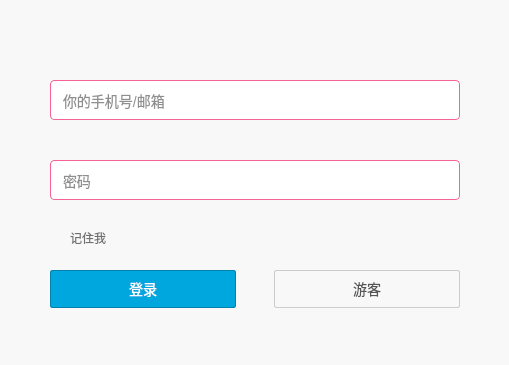
<?xml version="1.0" encoding="UTF-8"?>
<ui version="4.0">
 <class>bilimiaoClass</class>
 <widget class="QDialog" name="bilimiaoClass">
  <property name="geometry">
   <rect>
    <x>0</x>
    <y>0</y>
    <width>509</width>
    <height>365</height>
   </rect>
  </property>
  <property name="windowTitle">
   <string>bilimiao</string>
  </property>
  <property name="styleSheet">
   <string notr="true">#bilimiaoClass{

	
	background-color: rgb(248, 248, 248);
}</string>
  </property>
  <widget class="QLineEdit" name="lineEdit">
   <property name="geometry">
    <rect>
     <x>50</x>
     <y>80</y>
     <width>410</width>
     <height>40</height>
    </rect>
   </property>
   <property name="styleSheet">
    <string notr="true">
	/* Font &amp; Text */
	font-family: &quot;Helvetica Neue&quot;, Helvetica, Arial, &quot;Microsoft Yahei&quot;, &quot;Hiragino Sans GB&quot;, &quot;Heiti SC&quot;, &quot;WenQuanYi Micro Hei&quot;, sans-serif;
	font-size: 14px;
	font-style: normal;
	font-variant: normal;
	font-weight: normal;
	letter-spacing: normal;
	line-height: normal;
	text-decoration: none solid rgb(170, 170, 200);
	text-align: start;
	text-indent: 0px;
	text-transform: none;
	vertical-align: middle;
	white-space: normal;
	word-spacing: 0px;

	/* Color &amp; Background */
	background-attachment: scroll;
	background-color: rgb(255, 255, 255);
	background-image: none;
	background-position: 0% 0%;
	background-repeat: repeat;
color: rgb(30, 30, 30);

	/* Box */
	height: 18px;
	width: 388px;
	border: 1px solid rgb(246, 100, 149);
	border-top: 1px solid rgb(246, 100, 149);
	border-right: 1px solid rgb(246, 100, 149);
	border-bottom: 1px solid rgb(246, 100, 149);
	border-left: 1px solid rgb(246, 100, 149);
	margin: 0px;
	padding: 10px;
	max-height: none;
	min-height: 0px;
	max-width: none;
	min-width: 0px;

	/* Positioning */
	position: static;
	top: auto;
	bottom: auto;
	right: auto;
	left: auto;
	float: none;
	display: inline-block;
	clear: none;
	z-index: auto;

	/* List */
	list-style-image: none;
	list-style-type: none;
	list-style-position: outside;

	/* Table */
	border-collapse: separate;
	border-spacing: 0px 0px;
	caption-side: top;
	empty-cells: show;
	table-layout: auto;

	/* Miscellaneous */
	overflow: visible;
	cursor: auto;
	visibility: visible;

	/* Effects */
	transform: none;
	transition: all 0s ease 0s;
	outline: rgb(255, 0, 0) dashed 1px;
	outline-offset: -2px;
	box-sizing: content-box;
	resize: none;
	text-shadow: none;
	text-overflow: clip;
	word-wrap: normal;
	box-shadow: none;
	border-top-left-radius: 4px;
	border-top-right-radius: 4px;
	border-bottom-left-radius: 4px;
	border-bottom-right-radius: 4px;
</string>
   </property>
   <property name="text">
    <string/>
   </property>
   <property name="placeholderText">
    <string>你的手机号/邮箱</string>
   </property>
  </widget>
  <widget class="QLineEdit" name="lineEdit_2">
   <property name="geometry">
    <rect>
     <x>50</x>
     <y>160</y>
     <width>410</width>
     <height>40</height>
    </rect>
   </property>
   <property name="styleSheet">
    <string notr="true">
	/* Font &amp; Text */
	font-family: &quot;Helvetica Neue&quot;, Helvetica, Arial, &quot;Microsoft Yahei&quot;, &quot;Hiragino Sans GB&quot;, &quot;Heiti SC&quot;, &quot;WenQuanYi Micro Hei&quot;, sans-serif;
	font-size: 14px;
	font-style: normal;
	font-variant: normal;
	font-weight: normal;
	letter-spacing: normal;
	line-height: normal;
	text-decoration: none solid rgb(170, 170, 170);
	text-align: start;
	text-indent: 0px;
	text-transform: none;
	vertical-align: middle;
	white-space: normal;
	word-spacing: 0px;

	/* Color &amp; Background */
	background-attachment: scroll;
	background-color: rgb(255, 255, 255);
	background-image: none;
	background-position: 0% 0%;
	background-repeat: repeat;
color: rgb(30, 30, 30);
	/* Box */
	height: 18px;
	width: 388px;
	border: 1px solid rgb(246, 100, 149);
	border-top: 1px solid rgb(246, 100, 149);
	border-right: 1px solid rgb(246, 100, 149);
	border-bottom: 1px solid rgb(246, 100, 149);
	border-left: 1px solid rgb(246, 100, 149);
	margin: 0px;
	padding: 10px;
	max-height: none;
	min-height: 0px;
	max-width: none;
	min-width: 0px;

	/* Positioning */
	position: static;
	top: auto;
	bottom: auto;
	right: auto;
	left: auto;
	float: none;
	display: inline-block;
	clear: none;
	z-index: auto;

	/* List */
	list-style-image: none;
	list-style-type: none;
	list-style-position: outside;

	/* Table */
	border-collapse: separate;
	border-spacing: 0px 0px;
	caption-side: top;
	empty-cells: show;
	table-layout: auto;

	/* Miscellaneous */
	overflow: visible;
	cursor: auto;
	visibility: visible;

	/* Effects */
	transform: none;
	transition: all 0s ease 0s;
	outline: rgb(255, 0, 0) dashed 1px;
	outline-offset: -2px;
	box-sizing: content-box;
	resize: none;
	text-shadow: none;
	text-overflow: clip;
	word-wrap: normal;
	box-shadow: none;
	border-top-left-radius: 4px;
	border-top-right-radius: 4px;
	border-bottom-left-radius: 4px;
	border-bottom-right-radius: 4px;
</string>
   </property>
   <property name="text">
    <string/>
   </property>
   <property name="echoMode">
    <enum>QLineEdit::Password</enum>
   </property>
   <property name="placeholderText">
    <string>密码</string>
   </property>
  </widget>
  <widget class="QPushButton" name="b_load">
   <property name="geometry">
    <rect>
     <x>50</x>
     <y>270</y>
     <width>186</width>
     <height>38</height>
    </rect>
   </property>
   <property name="cursor">
    <cursorShape>PointingHandCursor</cursorShape>
   </property>
   <property name="styleSheet">
    <string notr="true">QPushButton{
	/* Font &amp; Text */
	font-family: &quot;Helvetica Neue&quot;, Helvetica, Arial, &quot;Microsoft Yahei&quot;, &quot;Hiragino Sans GB&quot;, &quot;Heiti SC&quot;, &quot;WenQuanYi Micro Hei&quot;, sans-serif;
	font-size: 14px;
	font-style: normal;
	font-variant: normal;
	font-weight: normal;
	letter-spacing: normal;
	line-height: 38px;
	text-decoration: none solid rgb(255, 255, 255);
	text-align: center;
	text-indent: 0px;
	text-transform: none;
	vertical-align: baseline;
	white-space: normal;
	word-spacing: 0px;

	/* Color &amp; Background */
	background-attachment: scroll;
	background-color: rgb(0, 167, 222);
	background-image: none;
	background-position: 0% 0%;
	background-repeat: repeat;
	color: rgb(255, 255, 255);

	/* Box */
	height: 36px;
	width: 184px;
	border: 1px solid rgb(3, 129, 170);
	border-top: 1px solid rgb(3, 129, 170);
	border-right: 1px solid rgb(3, 129, 170);
	border-bottom: 1px solid rgb(3, 129, 170);
	border-left: 1px solid rgb(3, 129, 170);
	margin: 0px;
	padding: 0px;
	max-height: none;
	min-height: 0px;
	max-width: none;
	min-width: 0px;

	/* Positioning */
	position: static;
	top: auto;
	bottom: auto;
	right: auto;
	left: auto;
	float: none;
	display: inline-block;
	clear: none;
	z-index: auto;

	/* List */
	list-style-image: none;
	list-style-type: none;
	list-style-position: outside;

	/* Table */
	border-collapse: separate;
	border-spacing: 0px 0px;
	caption-side: top;
	empty-cells: show;
	table-layout: auto;

	/* Miscellaneous */
	overflow: visible;
	cursor: pointer;
	visibility: visible;

	/* Effects */
	transform: none;
	transition: all 0.3s ease 0s;
	outline: rgb(255, 255, 255) dashed 0px;
	outline-offset: 0px;
	box-sizing: content-box;
	resize: none;
	text-shadow: none;
	text-overflow: clip;
	word-wrap: normal;
	box-shadow: none;
	border-top-left-radius: 2px;
	border-top-right-radius: 2px;
	border-bottom-left-radius: 2px;
	border-bottom-right-radius: 2px;
}
QPushButton:hover {

	background-color: rgb(0, 190, 231);

}</string>
   </property>
   <property name="text">
    <string>登录</string>
   </property>
  </widget>
  <widget class="QPushButton" name="b_youke">
   <property name="geometry">
    <rect>
     <x>240</x>
     <y>270</y>
     <width>220</width>
     <height>38</height>
    </rect>
   </property>
   <property name="cursor">
    <cursorShape>PointingHandCursor</cursorShape>
   </property>
   <property name="styleSheet">
    <string notr="true">QPushButton{
	/* Font &amp; Text */
	font-family: &quot;Helvetica Neue&quot;, Helvetica, Arial, &quot;Microsoft Yahei&quot;, &quot;Hiragino Sans GB&quot;, &quot;Heiti SC&quot;, &quot;WenQuanYi Micro Hei&quot;, sans-serif;
	font-size: 14px;
	font-style: normal;
	font-variant: normal;
	font-weight: normal;
	letter-spacing: normal;
	line-height: 38px;
	text-decoration: none solid rgb(85, 85, 85);
	text-align: center;
	text-indent: 0px;
	text-transform: none;
	vertical-align: baseline;
	white-space: normal;
	word-spacing: 0px;

	/* Color &amp; Background */
	background-attachment: scroll;
	background-color: rgba(0, 0, 0, 0);
	background-image: none;
	background-position: 0% 0%;
	background-repeat: repeat;
	color: rgb(85, 85, 85);

	/* Box */
	height: 36px;
	width: 184px;
	border: 1px solid rgb(204, 204, 204);
	border-top: 1px solid rgb(204, 204, 204);
	border-right: 1px solid rgb(204, 204, 204);
	border-bottom: 1px solid rgb(204, 204, 204);
	border-left: 1px solid rgb(204, 204, 204);
	margin: 0px 0px 0px 34px;
	padding: 0px;
	max-height: none;
	min-height: 0px;
	max-width: none;
	min-width: 0px;

	/* Positioning */
	position: static;
	top: auto;
	bottom: auto;
	right: auto;
	left: auto;
	float: none;
	display: inline-block;
	clear: none;
	z-index: auto;

	/* List */
	list-style-image: none;
	list-style-type: none;
	list-style-position: outside;

	/* Table */
	border-collapse: separate;
	border-spacing: 0px 0px;
	caption-side: top;
	empty-cells: show;
	table-layout: auto;

	/* Miscellaneous */
	overflow: visible;
	cursor: pointer;
	visibility: visible;

	/* Effects */
	transform: none;
	transition: all 0.3s ease 0s;
	outline: rgb(85, 85, 85) dashed 0px;
	outline-offset: 0px;
	box-sizing: content-box;
	resize: none;
	text-shadow: none;
	text-overflow: clip;
	word-wrap: normal;
	box-shadow: none;
	border-top-left-radius: 2px;
	border-top-right-radius: 2px;
	border-bottom-left-radius: 2px;
	border-bottom-right-radius: 2px;
}
QPushButton:hover {

	background-color: rgb(247, 247, 247);

}</string>
   </property>
   <property name="text">
    <string>游客</string>
   </property>
  </widget>
  <widget class="QPushButton" name="b_close">
   <property name="geometry">
    <rect>
     <x>465</x>
     <y>-1</y>
     <width>46</width>
     <height>28</height>
    </rect>
   </property>
   <property name="minimumSize">
    <size>
     <width>46</width>
     <height>28</height>
    </size>
   </property>
   <property name="maximumSize">
    <size>
     <width>46</width>
     <height>28</height>
    </size>
   </property>
   <property name="cursor">
    <cursorShape>PointingHandCursor</cursorShape>
   </property>
   <property name="styleSheet">
    <string notr="true">QPushButton:hover {

	background-color: rgb(232, 17, 35);

}
QPushButton {
	/* Font &amp; Text */
	font-family: Lato, &quot;Lucida Grande&quot;, &quot;Lucida Sans Unicode&quot;, Tahoma, sans-serif;
	font-size: 15px;
	font-style: normal;
	font-variant: normal;
	font-weight: normal;
	letter-spacing: normal;
	line-height: 18px;
	text-decoration: none solid rgb(255, 255, 255);
	text-align: center;
	text-indent: 0px;
	text-transform: none;
	vertical-align: baseline;
	white-space: nowrap;
	word-spacing: 0px;

	/* Color &amp; Background */
	background-attachment: scroll;
	
	background-image: none;
	background-position: 0% 0%;
	background-repeat: repeat;
	color: rgb(255, 255, 255);

	/* Box */
	
	border: 3px solid rgba(0, 0, 0, 0);
	border-top: 3px solid rgba(0, 0, 0, 0);
	border-right: 3px solid rgba(0, 0, 0, 0);
	border-bottom: 3px solid rgba(0, 0, 0, 0);
	border-left: 3px solid rgba(0, 0, 0, 0);


	/* Positioning */
	position: relative;
	top: 0px;
	bottom: 0px;
	right: 0px;
	left: 0px;
	float: none;
	display: block;
	clear: none;
	z-index: auto;

	/* List */
	list-style-image: none;
	list-style-type: disc;
	list-style-position: outside;

	/* Table */
	border-collapse: separate;
	border-spacing: 0px 0px;
	caption-side: top;
	empty-cells: show;
	table-layout: auto;

	/* Miscellaneous */
	overflow: visible;
	cursor: pointer;
	visibility: visible;

	/* Effects */
	transform: none;
	transition: all 0s ease 0s;
	outline: rgb(255, 0, 0) dashed 1px;
	outline-offset: 0px;
	box-sizing: border-box;
	resize: none;
	text-shadow: none;
	text-overflow: ellipsis;
	word-wrap: normal;
	box-shadow: none;
	border-top-left-radius: 3px;
	border-top-right-radius: 3px;
	border-bottom-left-radius: 3px;
	border-bottom-right-radius: 3px;
}</string>
   </property>
   <property name="text">
    <string/>
   </property>
   <property name="icon">
    <iconset>
     <normaloff>Resources/close.png</normaloff>Resources/close.png</iconset>
   </property>
  </widget>
  <widget class="QRadioButton" name="radioButton">
   <property name="geometry">
    <rect>
     <x>50</x>
     <y>220</y>
     <width>120</width>
     <height>36</height>
    </rect>
   </property>
   <property name="maximumSize">
    <size>
     <width>16777215</width>
     <height>16777215</height>
    </size>
   </property>
   <property name="styleSheet">
    <string notr="true">
	font-family: &quot;Helvetica Neue&quot;, Helvetica, Arial, &quot;Microsoft Yahei&quot;, &quot;Hiragino Sans GB&quot;, &quot;Heiti SC&quot;, &quot;WenQuanYi Micro Hei&quot;, sans-serif;
	font-size: 12px;
	font-style: normal;
	font-variant: normal;
	font-weight: normal;
	letter-spacing: normal;
	line-height: normal;
	text-decoration: none solid rgb(113, 113, 113);
	text-align: left;
	text-indent: 0px;
	text-transform: none;
	vertical-align: baseline;
	white-space: normal;
	word-spacing: 0px;

	/* Color &amp; Background */
	background-attachment: scroll;
	background-color: rgba(0, 0, 0, 0);
	background-image: none;
	background-position: 0% 0%;
	background-repeat: repeat;
	color: rgb(113, 113, 113);

	/* Box */
	
	border: 0px none rgb(113, 113, 113);
	border-top: 0px none rgb(113, 113, 113);
	border-right: 0px none rgb(113, 113, 113);
	border-bottom: 0px none rgb(113, 113, 113);
	border-left: 0px none rgb(113, 113, 113);

	/* Positioning */
	position: static;
	top: auto;
	bottom: auto;
	right: auto;
	left: auto;
	float: none;
	display: inline;
	clear: none;
	z-index: auto;

	/* List */
	list-style-image: none;
	list-style-type: none;
	list-style-position: outside;

	/* Table */
	border-collapse: separate;
	border-spacing: 0px 0px;
	caption-side: top;
	empty-cells: show;
	table-layout: auto;

	/* Miscellaneous */
	overflow: visible;
	cursor: default;
	visibility: visible;

	/* Effects */
	transform: none;
	transition: all 0s ease 0s;
	outline: rgb(255, 0, 0) dashed 1px;
	outline-offset: 0px;
	box-sizing: content-box;
	resize: none;
	text-shadow: none;
	text-overflow: clip;
	word-wrap: normal;
	box-shadow: none;
	border-top-left-radius: 0px;
	border-top-right-radius: 0px;
	border-bottom-left-radius: 0px;
	border-bottom-right-radius: 0px;
</string>
   </property>
   <property name="text">
    <string>记住我</string>
   </property>
  </widget>
 </widget>
 <layoutdefault spacing="6" margin="11"/>
 <resources>
  <include location="bilimiao.qrc"/>
 </resources>
 <connections>
  <connection>
   <sender>b_close</sender>
   <signal>clicked()</signal>
   <receiver>bilimiaoClass</receiver>
   <slot>close()</slot>
   <hints>
    <hint type="sourcelabel">
     <x>487</x>
     <y>12</y>
    </hint>
    <hint type="destinationlabel">
     <x>254</x>
     <y>182</y>
    </hint>
   </hints>
  </connection>
 </connections>
</ui>
